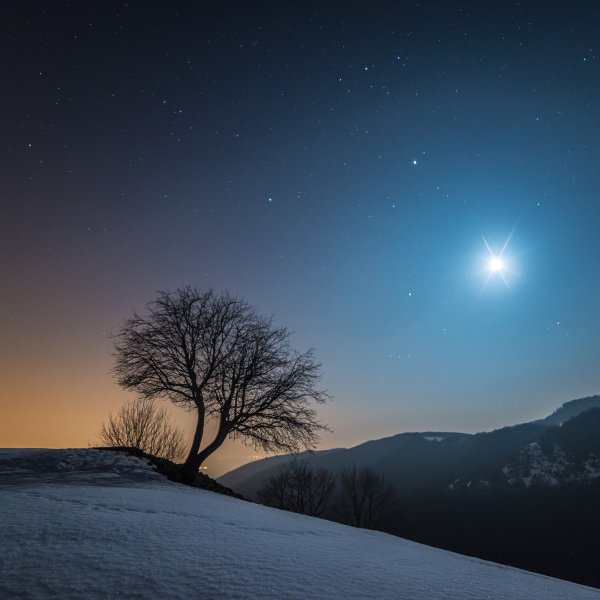
#> input picture opencv/image1.jpg, 600 x 600 px
$ python drawtask.py
#> lines starting #> are read from the running program, lines starting #| are printed output that depends on the picture
import cv2
image=cv2.imread("image1.jpg",20)
#> image is the input picture: shape (600, 600, 3); mean B, G, R 91.6, 75.3, 59.5
cv2.rectangle(image,(100,100),(500,500),(0,255,0),4)
font=cv2.FONT_HERSHEY_SIMPLEX
thikness=30
cv2.putText(image,"hello",(150,320),font,4,(10,56,167))
cv2.circle(image,(100,100),100,(255,255,255),1)
cv2.circle(image,(500,500),100,(255,255,255),1)
cv2.circle(image,(100,500),100,(255,255,255),1)
cv2.circle(image,(500,100),100,(255,255,255),1)
cv2.line(image,(0,0),(1000,1000),(255,0,0),5)
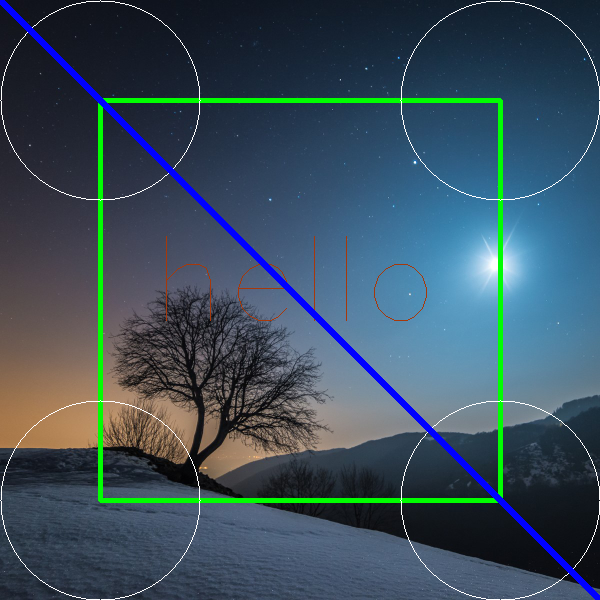
#> image: shape (600, 600, 3); mean B, G, R 93.1, 79.3, 58.9
font=cv2.FONT_HERSHEY_SIMPLEX
cv2.imshow("image",image)
cv2.waitKey(0)
cv2.destroyAllWindows()

$ run again, with opencv/earth.jpg copied over opencv/image1.jpg
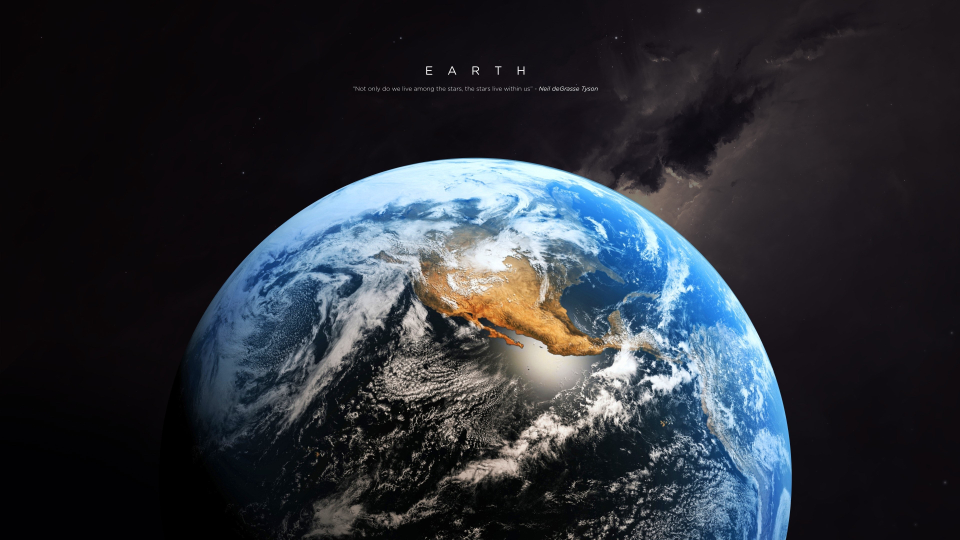
#> input picture opencv/earth.jpg, 960 x 540 px
#> image is the input picture: shape (540, 960, 3); mean B, G, R 55.7, 48.5, 44.5
#> `cv2.line(image,(0,0),(1000,1000),(255,0,0),5)`:
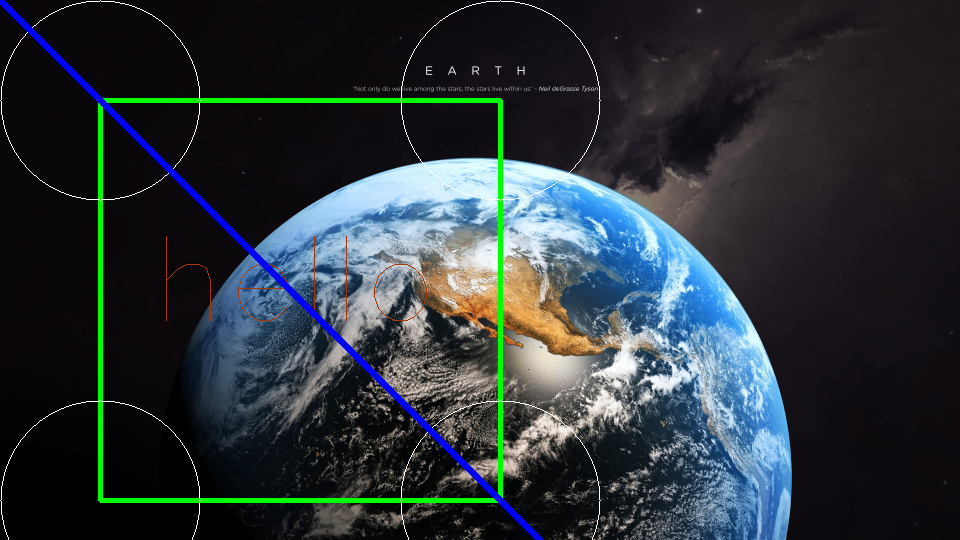
#> image: shape (540, 960, 3); mean B, G, R 57.8, 52.2, 44.5

$ run again, with opencv/image.jpg copied over opencv/image1.jpg
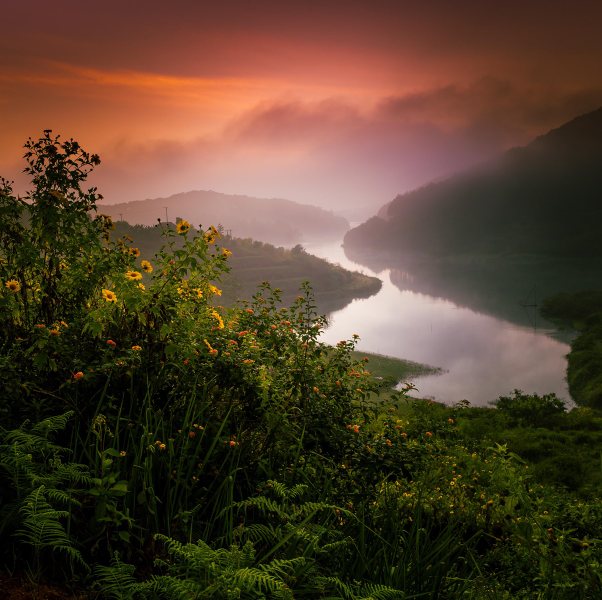
#> input picture opencv/image.jpg, 602 x 600 px
#> image is the input picture: shape (600, 602, 3); mean B, G, R 44.1, 64.1, 84.3
#> `cv2.line(image,(0,0),(1000,1000),(255,0,0),5)`:
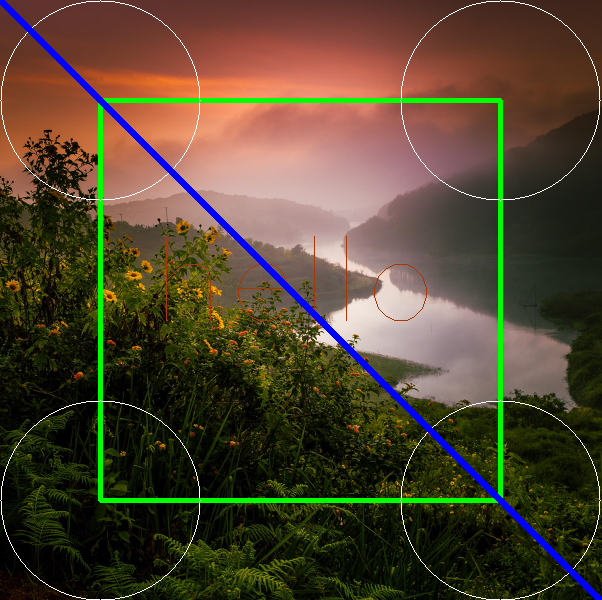
#> image: shape (600, 602, 3); mean B, G, R 47.5, 68.2, 81.9
